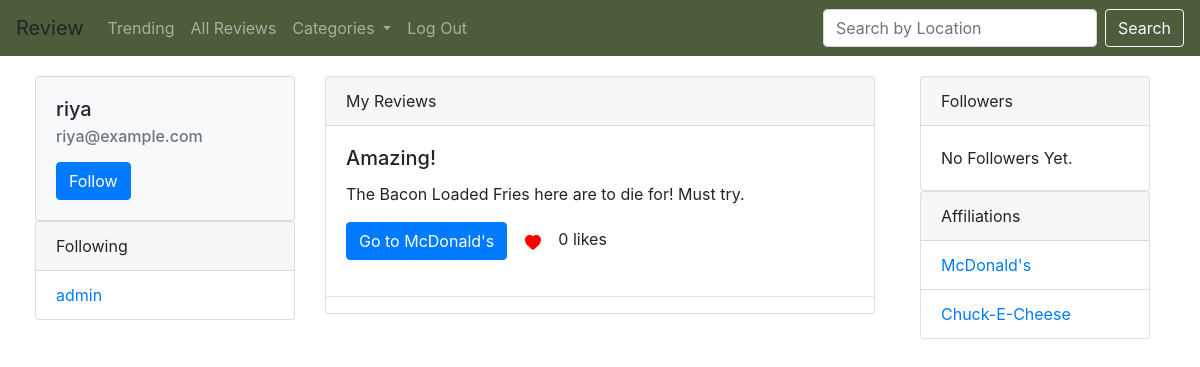
The page /profile/riya on the database its author committed.
### review/models.py (models this page shows, shortened)
class User(AbstractUser):
    followers = models.ManyToManyField("User", related_name="following")
    bio = models.TextField(blank=True, max_length=10000)

class Review(models.Model):
    user = models.ForeignKey("User", on_delete=models.CASCADE, related_name="reviews")
    rating = models.IntegerField()
    title = models.CharField(max_length=150)
    body = models.TextField(max_length=5000)
    likes = models.ManyToManyField("User", related_name="liked_reviews")
    business = models.ForeignKey("Business", on_delete=models.CASCADE, related_name="reviews")
    timestamp = models.DateTimeField(auto_now_add=True)

class Business(models.Model):
    user = models.ForeignKey("User", on_delete=models.CASCADE, null=True, related_name="affiliations")
    name = models.CharField(max_length=300)
    description = models.TextField(max_length=10000)
    image = models.FileField(blank=True, null=True, upload_to='images/')
    address = models.CharField(max_length=1000)
    category = models.ForeignKey("Category", on_delete=models.CASCADE, blank=True, null=True, related_name="businesses")

### review/views.py (the view)
# urls.py: path("profile/<str:user>", views.profile, name="profile"),
@csrf_exempt
def profile (request, user):
    user = User.objects.get(username=user)
    if request.method == "PUT":
        if request.user in user.followers.all():
            user.followers.remove(request.user)
        else:
            user.followers.add(request.user)
        return HttpResponse(status=204)
    else:
        return render(request, "review/profile.html", {
            'user': user
        })

### review/templates/review/profile.html (shortened to what this page needs)
{% extends "review/layout.html" %}
{% load static %}
{% block app %}
<div class="container-fluid">
  <div class="row">
    <div class="col-md-3">
      <div class="card bg-light">
        <div class="card-body">
          <h5 id="username" class="card-title">{{user.username}}</h5>
          <h6 class="card-subtitle mb-2 text-muted">{{user.email}}</h6>
          {% if user.id is not request.user.id %}
              <button id="follow" class="btn btn-primary">
                {% if request.user not in user.followers.all %}
                Follow
              {% else %}
                Unfollow
                {% endif %}
              </button>
          {% endif %}
        </div>
      </div>
      <div class="card">
        <div class="card-header">
          Following
        </div>
        <ul class="list-group list-group-flush">
          {% for followee in user.following.all %}
          <a href="{% url 'profile' followee.username %}" class="list-group-item">{{ followee.username }}</a>
          {% empty %}
          <p style="margin: 20px">This user Follows Nobody Yet.</p>
          {% endfor %}
        </ul>
      </div>
    </div>
    <div class="col-md-6">
        <div class="card">
          <div class="card-header">
            My Reviews
          </div>
          {% for review in user.reviews.all %}
          <div id="{{review.id}}" class="card-body">
            <h5 class="card-title">{{ review.title }}</h5>
            <p id=p_{{review.id}} class="card-text">{{ review.body }}</p>
            <a href="{% url 'business' review.business.id %}" class="btn btn-primary">Go to {{review.business.name}}</a>
            {% if review.user.id is request.user.id %}
            <button value={{review.id}} class="btn btn-outline-info edit review">Edit</button>
            {% else %}
            {% if request.user in review.likes.all %}
              <button value={{review.id}} id=l_{{review.id}} style="color: black" class="btn like">
            {% else %}
              <button value={{review.id}} id=l_{{review.id}} style="color: red" class="btn like">
            {% endif %}
          <svg xmlns="http://www.w3.org/2000/svg" width="16" height="16" fill="currentColor" class="bi bi-heart-fill like" viewBox="0 0 16 16">
              <path class="like" fill-rule="evenodd" d="M8 1.314C12.438-3.248 23.534 4.735 8 15-7.534 4.736 3.562-3.248 8 1.314z"/>
          </svg></button>
            {% endif %}
            {{ review.likes.count }} likes
          </div>
          <hr>
          {% empty %}
          <p style="margin: 20px">No Reviews Yet.</p>
          {% endfor %}
        </div>
    </div>
    <div class="col-md-3">
        <div class="container-fluid">
            <div class="row">
                <div class="col-6 col-md-12">
                    <div class="card margin-top">
                        <div class="card-header">
                          Followers
                        </div>
                        <ul class="list-group list-group-flush">
                          {% for follower in user.followers.all %}
                          <a href="{% url 'profile' follower.username %}" class="list-group-item">{{ follower.username }}</a>
                          {% empty %}
                          <p style="margin: 20px">No Followers Yet.</p>
                          {% endfor %}
                        </ul>
                      </div>
                </div>
                <div class="col-6 col-md-12">
                    <div class="card">
                        <div class="card-header ">
                          Affiliations
                        </div>
                        <ul class="list-group list-group-flush">
                          {% for business in user.affiliations.all %}
                          <a href="{% url 'business' business.id %}" class="list-group-item">{{ business.name }}</a>
                          {% empty %}
                          <p style="margin: 20px">No Businesses Yet.</p>
                          {% endfor %}
                        </ul>
                      </div>
                </div>
            </div>
        </div>
    </div>
  </div>
</div>
{% endblock %}

### rows shown on the page
User: username "riya", email "riya@example.com"
User: username "admin"
Review: title "Amazing!", body "The Bacon Loaded Fries here are to die for! Must try.", business.name "McDonald's", likes.count "0"
Business: name "McDonald's"
Business: name "Chuck-E-Cheese"
